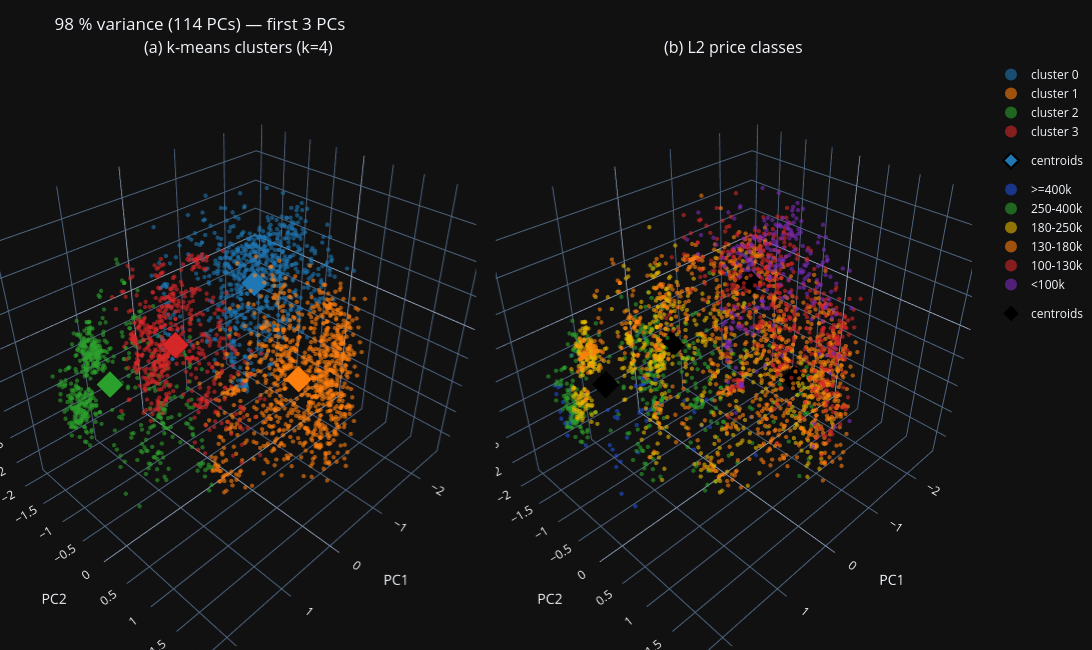
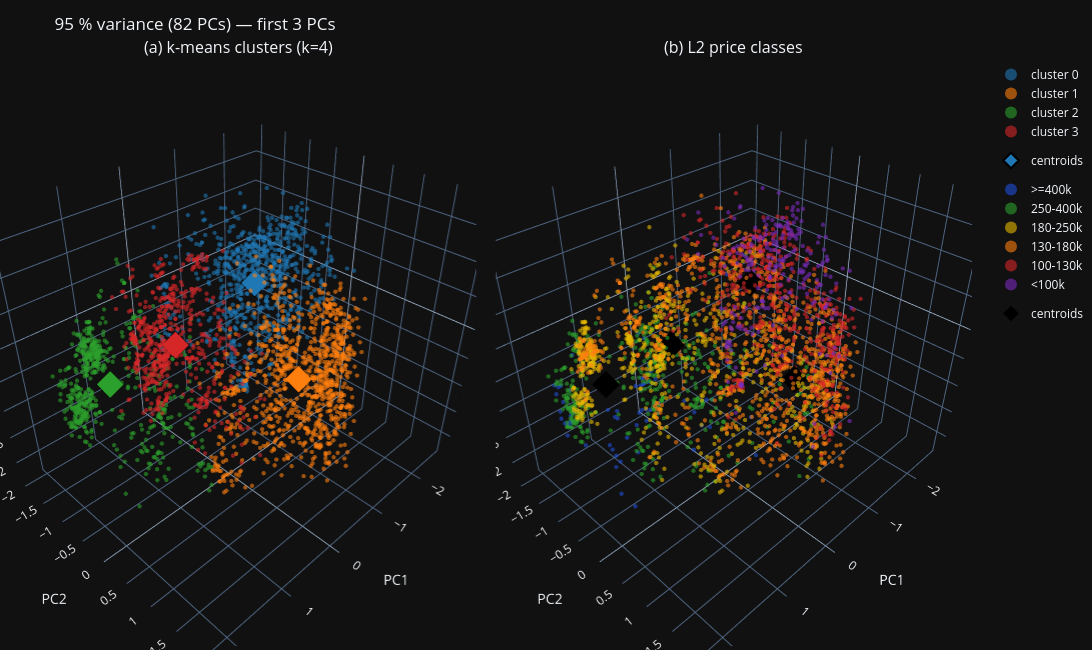
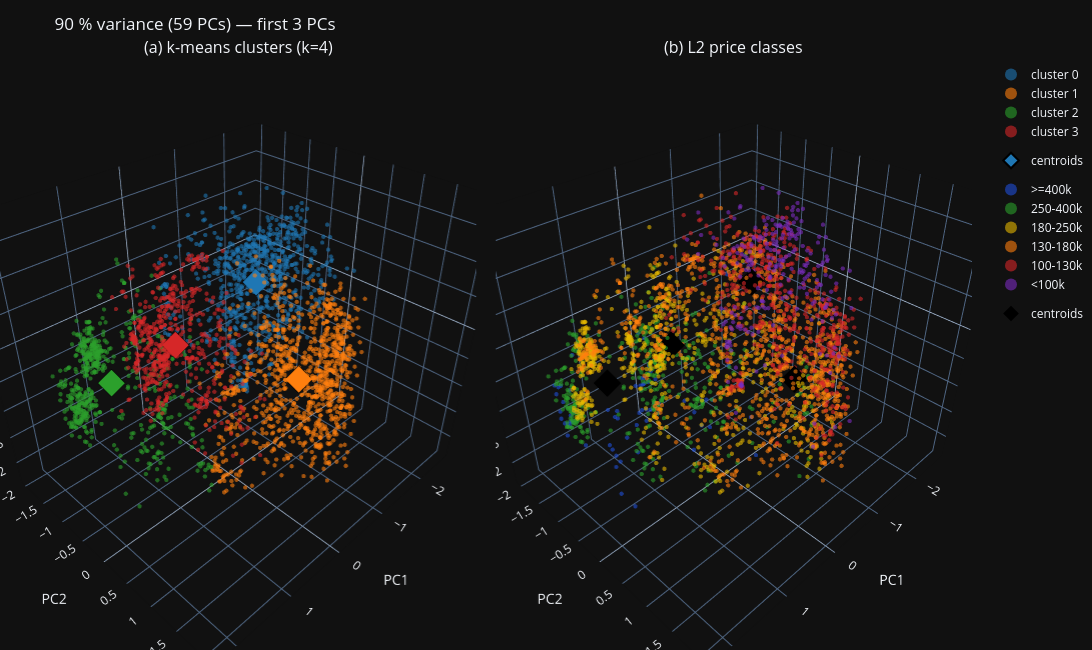
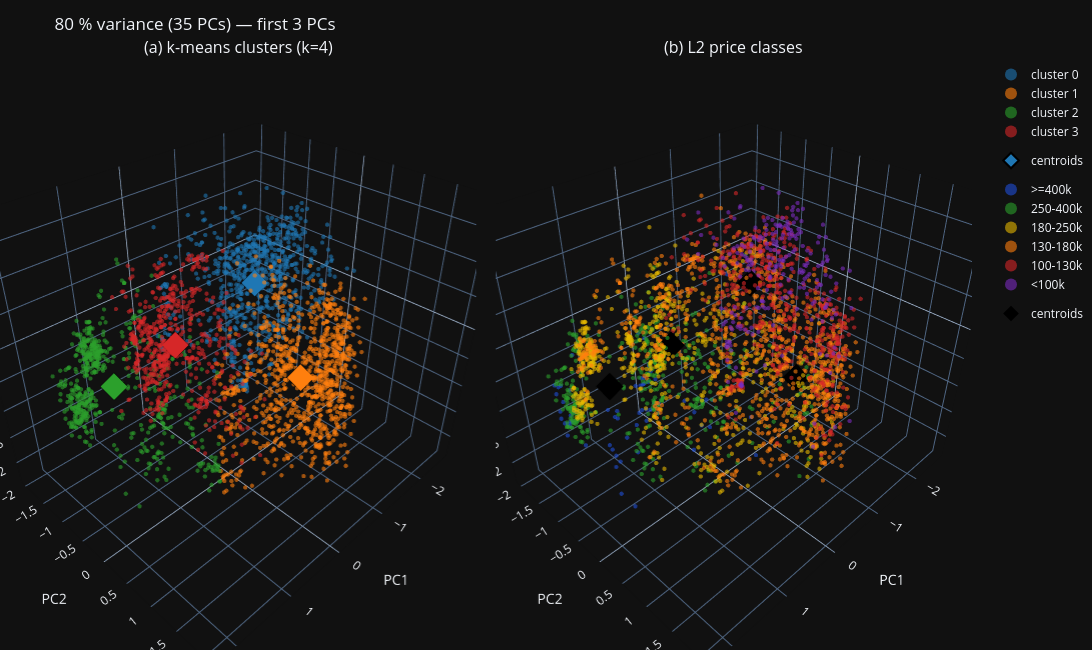

Notebook code for these charts, in order:
### Markdown cell above
## 8. Bonus: interactive 3D plots

For each of the four clusterings we plot the first three principal components in 3D (you can rotate and zoom):
* **left (a):** coloured by k-means cluster; the diamonds are the centroids
* **right (b):** coloured by the six price classes from L2 (blue = most expensive, then green, gold, orange, red, purple = cheapest)

Hover over a point to see its price and key facts.

### Code cell
CLUSTER_COLORS = ["#1f77b4", "#ff7f0e", "#2ca02c", "#d62728", "#9467bd", "#8c564b", "#e377c2", "#7f7f7f"]
PRICE_COLORS = {5: "#1f4fd8", 4: "#2ca02c", 3: "#e6b800", 2: "#ff7f0e", 1: "#d62728", 0: "#7b2cbf"}
hover = [f"${p:,.0f} | Qual {q} | {a} sqft | built {y} | {n}" for p, q, a, y, n in
         zip(price, df["Overall Qual"], df["Gr Liv Area"], df["Year Built"], df["Neighborhood"])]

def plot3d(t):
    Zt, lab, cen = Z[t][:, :3].round(3), labels[t], centers[t][:, :3].round(3)
    fig = make_subplots(rows=1, cols=2, specs=[[{"type": "scene"}, {"type": "scene"}]],
                        subplot_titles=(f"(a) k-means clusters (k={K})", "(b) L2 price classes"), horizontal_spacing=0.02)
    for c in range(K):
        m = lab == c
        fig.add_trace(go.Scatter3d(x=Zt[m, 0], y=Zt[m, 1], z=Zt[m, 2], mode="markers", name=f"cluster {c}",
                                   marker=dict(size=2.5, color=CLUSTER_COLORS[c], opacity=0.6),
                                   text=np.array(hover)[m], hoverinfo="text", legendgroup="cl"), 1, 1)
    fig.add_trace(go.Scatter3d(x=cen[:, 0], y=cen[:, 1], z=cen[:, 2], mode="markers", name="centroids",
                               marker=dict(size=9, symbol="diamond", color=CLUSTER_COLORS[:K], line=dict(color="black", width=3))), 1, 1)
    for k in range(5, -1, -1):
        m = price_class == k
        fig.add_trace(go.Scatter3d(x=Zt[m, 0], y=Zt[m, 1], z=Zt[m, 2], mode="markers", name=CLASS_NAMES[k],
                                   marker=dict(size=2.5, color=PRICE_COLORS[k], opacity=0.6),
                                   text=np.array(hover)[m], hoverinfo="text", legendgroup="pc"), 1, 2)
    fig.add_trace(go.Scatter3d(x=cen[:, 0], y=cen[:, 1], z=cen[:, 2], mode="markers", name="centroids ",
                               marker=dict(size=9, symbol="diamond", color="black")), 1, 2)
    axes = dict(xaxis_title="PC1", yaxis_title="PC2", zaxis_title="PC3")
    fig.update_layout(height=650, width=1300, title=f"{int(t*100)} % variance ({N_PC[t]} PCs) — first 3 PCs",
                      scene=axes, scene2=axes, legend=dict(itemsizing="constant"), margin=dict(l=0, r=0, t=60, b=0))
    fig.show()

for t in THRESHOLDS:
    plot3d(t)
